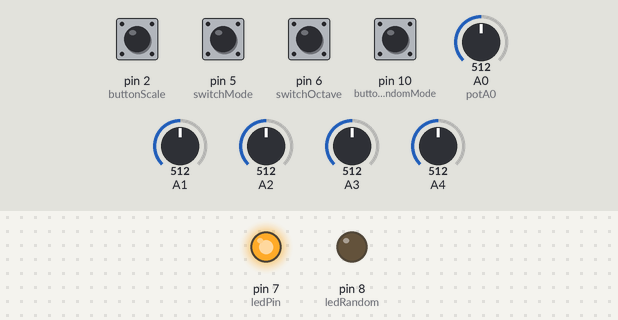
Recording of a sketch running on a simulated Arduino Uno, built with avr-gcc and run on an emulated ATmega328P. Parts: output pins drawn as LEDs (lit = HIGH). Dashed ring = blinking. The inputs (shaded band) are chosen by the test bench; at power-on: pin 2 (buttonScale), pin 5 (switchMode), pin 6 (switchOctave), pin 10 (buttonRandomMode) HIGH, A0 (potA0) = 512, A1 = 512, A2 = 512, A3 = 512, A4 = 512. MIDI output is not drawn; random numbers use the default seed unless the sketch sets one; pins used as bus, display or sensor lines are not drawn.

Above: at 1.2 s.
1.3 s: pin 10 (buttonRandomMode) pulled LOW for 0.15 s
At 2.4 s:
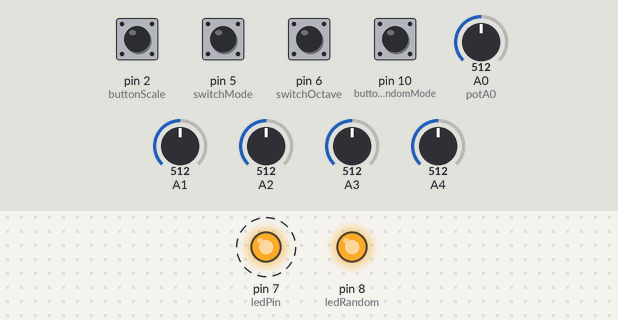
4.8 s: A0 (potA0) set to 900
8.3 s: A0 (potA0) set to 306
11.8 s: pin 10 (buttonRandomMode) pulled LOW for 1 s
At 12.03 s:
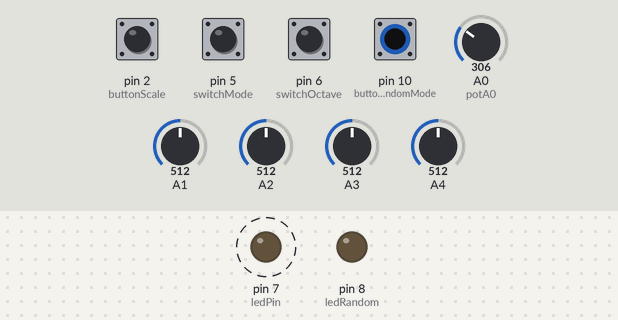
Timing chart, 0 to 16.3 s (numbered marks = the images above; inputs shaded):
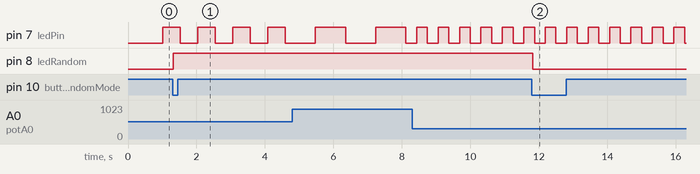

Measured:
- after the input at 1.3 s, pin 8 (ledRandom): LOW → HIGH at once
- after the input at 11.8 s, pin 8 (ledRandom): HIGH → LOW at once
- by itself, pin 7 (ledPin): alternates HIGH for 0.31 s and LOW for 0.31 s

The sketch:

midi_secuencial_GClabChile.ino
```cpp
/* Licencia de Uso

Este proyecto está licenciado bajo la Licencia Creative Commons Attribution-NonCommercial-ShareAlike 4.0 International (CC BY-NC-SA 4.0). Esto significa que:

- Uso Creativo: Los creadores tienen permiso para utilizar, modificar y compartir este proyecto para fines personales, educativos y creativos.
- Atribución: Si utilizas este proyecto, por favor da el crédito adecuado a los autores originales.
- No Comercial: No se permite el uso de este proyecto con fines comerciales. Esto incluye, pero no se limita a, la venta del proyecto o cualquier modificación del mismo.
- Esta licencia tiene como objetivo fomentar la creatividad y la colaboración entre creadores, al mismo tiempo que protege el trabajo de ser explotado comercialmente sin permiso.

*/

//Librerias utilizadas
#include <MIDI.h>
#include <Bounce2.h>

// Definición de pines
const int potA0 = A0; // Potenciómetro para controlar la velocidad de la secuencia
const int potA1 = A1; // Potenciómetro para la voz 1
const int potA2 = A2; // Potenciómetro para la voz 2
const int potA3 = A3; // Potenciómetro para la voz 3
const int potA4 = A4; // Potenciómetro para la voz 4
const int switchMode = 5; // Interruptor para cambiar entre modo monofónico y polifónico
const int switchOctave = 6; // Interruptor para cambiar entre octavas
const int buttonScale = 2; // Botón para cambiar la escala
const int buttonRandomMode = 10; // Botón para activar/desactivar el modo aleatorio
const int clockOut = 3; // Pin de salida de reloj para sincronización
const int ledPin = 7;  // Pin del LED para la secuencia
const int ledRandom = 8;  // LED para indicar modo aleatorio

// Variables para modos y controles
bool polyphonicMode = false; // Indica si el modo es polifónico o monofónico
bool octaveHigh = true; // Indica si la octava alta está seleccionada
bool randomMode = false; // Indica si el modo aleatorio está activado
int currentStep = 0; // Paso actual en la secuencia
unsigned long lastStepTime = 0; // Tiempo del último paso
int interval = 500; // Intervalo de 500 ms por defecto

// Escalas extendidas
const int JONICA[] = {0, 2, 4, 5, 7, 9, 11, 12, 14, 16, 17, 19, 21, 23, 24, 26, 28, 29, 31, 33, 35};
const int DORICA[] = {0, 2, 3, 5, 7, 9, 10, 12, 14, 15, 17, 19, 21, 22, 24, 26, 27, 29, 31, 33, 34};
const int FRIGIA[] = {0, 1, 3, 5, 7, 8, 10, 12, 13, 15, 17, 19, 20, 22, 24, 25, 27, 29, 31, 32, 34};
const int LIDIA[] = {0, 2, 4, 6, 7, 9, 11, 12, 14, 16, 18, 19, 21, 23, 24, 26, 28, 30, 31, 33, 35};
const int MIXOLIDIA[] = {0, 2, 4, 5, 7, 9, 10, 12, 14, 16, 17, 19, 21, 22, 24, 26, 28, 29, 31, 33, 34};
const int EOLICA[] = {0, 2, 3, 5, 7, 8, 10, 12, 14, 15, 17, 19, 20, 22, 24, 26, 27, 29, 31, 32, 34};
const int LOCRIA[] = {0, 1, 3, 5, 6, 8, 10, 12, 13, 15, 17, 18, 20, 22, 24, 25, 27, 29, 30, 32, 34};
const int PENTATONICA[] = {0, 2, 4, 7, 9, 12, 14, 16, 19, 21, 24, 26, 28, 31, 33};
const int FLAMENCA[] = {0, 1, 4, 5, 7, 8, 10, 12, 13, 16, 17, 19, 20, 22, 24, 25, 28, 29, 31, 32, 34};
const int NEOCLASICA[] = {0, 1, 3, 5, 7, 8, 11, 12, 13, 15, 17, 19, 20, 23, 24, 25, 27, 29, 31, 32, 35};

// Lista de escalas y longitud de cada una
const int* scales[] = {JONICA, DORICA, FRIGIA, LIDIA, MIXOLIDIA, EOLICA, LOCRIA, PENTATONICA, FLAMENCA, NEOCLASICA};
const int scaleLengths[] = {21, 20, 20, 21, 20, 20, 20, 15, 21, 21};
int currentScale = 0; // Índice de la escala actual

// Instancia de MIDI
MIDI_CREATE_DEFAULT_INSTANCE();

// Variables para la gestión de notas MIDI
int lastNotePlayed[4] = {0, 0, 0, 0}; // Guardar las últimas notas reproducidas por cada canal

// Variables para el estado de los botones
Bounce buttonScaleDebouncer = Bounce();
Bounce buttonRandomModeDebouncer = Bounce();

void setup() {
  // Configuración de pines
  pinMode(switchMode, INPUT_PULLUP); // Configurar switchMode como entrada con resistencia pull-up
  pinMode(switchOctave, INPUT_PULLUP); // Configurar switchOctave como entrada con resistencia pull-up
  pinMode(buttonScale, INPUT_PULLUP); // Configurar buttonScale como entrada con resistencia pull-up
  pinMode(buttonRandomMode, INPUT_PULLUP); // Configurar buttonRandomMode como entrada con resistencia pull-up
  pinMode(clockOut, OUTPUT); // Configurar clockOut como salida
  pinMode(ledPin, OUTPUT); // Configurar ledPin como salida
  pinMode(ledRandom, OUTPUT); // Configurar ledRandom como salida

  // Inicialización de MIDI
  MIDI.begin(MIDI_CHANNEL_OMNI); // Iniciar la comunicación MIDI en todos los canales
  MIDI.turnThruOff(); // Desactivar el MIDI Thru

  // Configuración de los debouncers
  buttonScaleDebouncer.attach(buttonScale); // Asociar el debouncer con el pin buttonScale
  buttonScaleDebouncer.interval(20); // Establecer el intervalo de debounce a 20 ms

  buttonRandomModeDebouncer.attach(buttonRandomMode); // Asociar el debouncer con el pin buttonRandomMode
  buttonRandomModeDebouncer.interval(20); // Establecer el intervalo de debounce a 20 ms
}

void loop() {
  // Leer el estado de los interruptores y botones
  polyphonicMode = digitalRead(switchMode) == LOW; // Leer el estado del interruptor de modo
  octaveHigh = digitalRead(switchOctave) == LOW; // Leer el estado del interruptor de octava

  // Verificar el estado de los botones con debounce
  buttonScaleDebouncer.update(); // Actualizar el estado del debouncer para el botón de escala
  buttonRandomModeDebouncer.update(); // Actualizar el estado del debouncer para el botón de modo aleatorio

  // Cambiar la escala si se presiona el botón
  if (buttonScaleDebouncer.fell()) {
    currentScale = (currentScale + 1) % (sizeof(scales) / sizeof(scales[0])); // Cambiar a la siguiente escala
  }

  // Activar/desactivar el modo aleatorio
  if (buttonRandomModeDebouncer.fell()) {
    randomMode = !randomMode; // Alternar el estado del modo aleatorio
    digitalWrite(ledRandom, randomMode ? HIGH : LOW); // Encender o apagar el LED de modo aleatorio
    stopAllNotes(); // Limpiar notas al activar/desactivar el modo aleatorio
  }

  // Leer el potenciómetro A0 para ajustar la velocidad
  int speedValue = analogRead(potA0); // Leer el valor del potenciómetro A0
  interval = map(speedValue, 0, 1023, 20, 1000); // Mapear el valor a un intervalo entre 20 ms y 1000 ms

  // Modo secuencial o aleatorio
  unsigned long currentTime = millis(); // Obtener el tiempo actual en milisegundos
  if (currentTime - lastStepTime >= interval) {
    lastStepTime = currentTime; // Actualizar el tiempo del último paso

    currentStep = (currentStep + 1) % 4; // Avanzar al siguiente paso en la secuencia

    // Control del LED según el paso actual
    if (currentStep == 0 || currentStep == 2) {
      digitalWrite(ledPin, HIGH); // Encender LED en los pasos 0 y 2
    } else {
      digitalWrite(ledPin, LOW); // Apagar LED en los pasos 1 y 3
    }

    // Enviar pulso de reloj
    digitalWrite(clockOut, HIGH); // Encender la salida del reloj
    delay(1); // Esperar 1 ms
    digitalWrite(clockOut, LOW); // Apagar la salida del reloj

    // Reproducir notas según el modo
    if (randomMode) {
      // Modo aleatorio
      if (polyphonicMode) {
        // Modo polifónico: reproducir todas las voces al mismo tiempo
        playRandomNotes(1, 4);
      } else {
        // Modo monofónico: reproducir una voz a la vez
        playRandomNotes(currentStep + 1, currentStep + 1);
      }
    } else {
      // Modo normal (cuantizado)
      if (polyphonicMode) {
        // Modo polifónico: reproducir todas las voces al mismo tiempo
        playNoteFromPot(potA1, 1);
        playNoteFromPot(potA2, 2);
        playNoteFromPot(potA3, 3);
        playNoteFromPot(potA4, 4);
      } else {
        // Modo monofónico: reproducir una voz a la vez
        int potPin = analogPinForStep(currentStep);
        playNoteFromPot(potPin, currentStep + 1);
      }
    }
  }
}

void playNoteFromPot(int potPin, int channel) {
  int potValue = analogRead(potPin); // Leer el valor del potenciómetro

  // Verificar si el potenciómetro está en un umbral cercano a 0 para no reproducir ninguna nota
  if (potValue <= 10) {
    stopNote(channel); // Detener la nota en el canal correspondiente
    return; // Salir de la función
  }

  // Detener la nota anterior si está sonando
  stopNote(channel);

  int note;
  // Modo cuantizado: seleccionar una nota de la escala
  int index = map(potValue, 0, 1023, 0, scaleLengths[currentScale] - 1);
  note = (octaveHigh ? 48 : 36) + scales[currentScale][index];

  // Enviar mensaje de nota MIDI
  MIDI.sendNoteOn(note, 127, channel);
  lastNotePlayed[channel - 1] = note; // Guardar la nota reproducida para enviar NoteOff más tarde
}

void stopAllNotes() {
  // Enviar NoteOff para todas las notas previamente reproducidas
  for (int i = 0; i < 4; i++) {
    if (lastNotePlayed[i] != 0) {
      MIDI.sendNoteOff(lastNotePlayed[i], 0, i + 1);
      lastNotePlayed[i] = 0; // Reiniciar la última nota reproducida
    }
  }
}

void stopNote(int channel) {
  // Detener la nota en un canal específico
  if (lastNotePlayed[channel - 1] != 0) {
    MIDI.sendNoteOff(lastNotePlayed[channel - 1], 0, channel);
    lastNotePlayed[channel - 1] = 0; // Reiniciar la última nota reproducida
  }
}

int analogPinForStep(int step) {
  // Devolver el pin analógico correspondiente al paso actual
  switch (step) {
    case 0: return potA1;
    case 1: return potA2;
    case 2: return potA3;
    case 3: return potA4;
    default: return potA1;
  }
}

void playRandomNotes(int startChannel, int endChannel) {
  // Generar notas aleatorias para cada voz dentro de la escala seleccionada
  for (int i = startChannel - 1; i < endChannel; i++) {
    // Detener la nota anterior si está sonando
    stopNote(i + 1);

    int randomIndex = random(scaleLengths[currentScale]);
    int note = (octaveHigh ? 48 : 36) + scales[currentScale][randomIndex];
    MIDI.sendNoteOn(note, 127, i + 1);
    lastNotePlayed[i] = note; // Guardar la nota reproducida
  }
}
```
